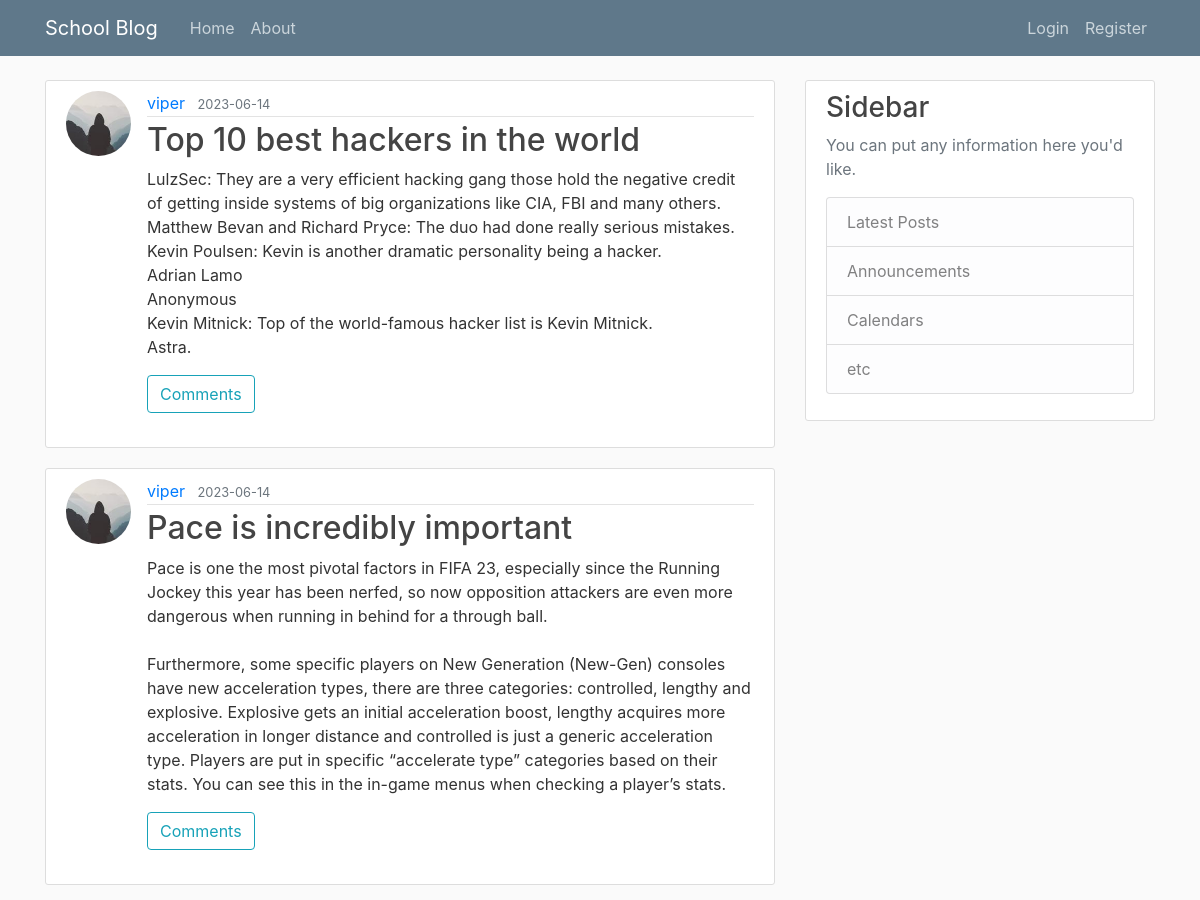
The app's page /home (upper part), older data.
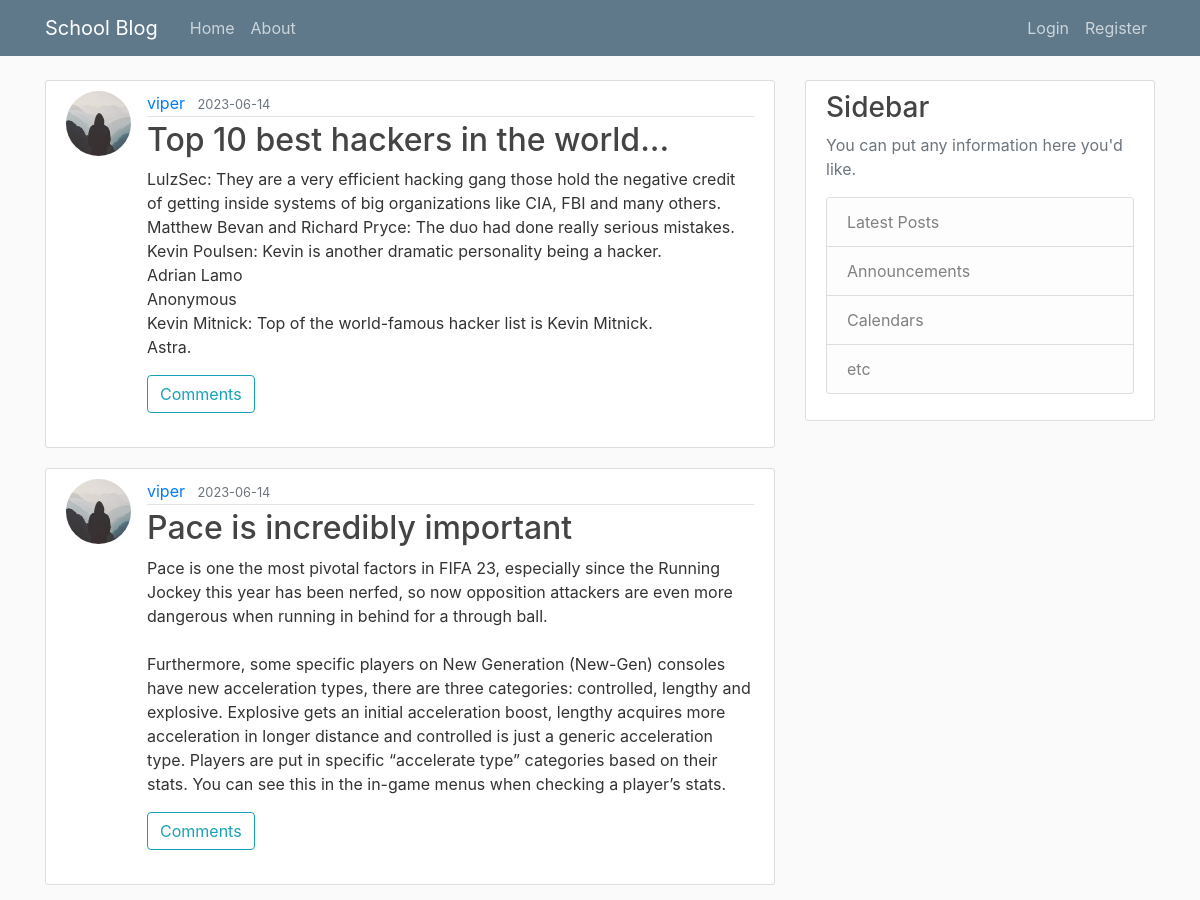
The same page, newer data.
### flaskblog/models.py (models this page shows, shortened)
class Post(db.Model):
    id = db.Column(db.Integer, primary_key=True)
    title = db.Column(db.String(1000), nullable=False)
    date_posted = db.Column(db.DateTime, nullable=False, default=datetime.utcnow)
    content = db.Column(db.Text, nullable=False)
    user_id = db.Column(db.Integer, db.ForeignKey('user.id'), nullable=False)
    comments = db.relationship('Comment', backref='post', lazy=True)

class User(UserMixin, db.Model):
    id = db.Column(db.Integer, primary_key=True)
    username = db.Column(db.String(20), unique=True, nullable=False)
    email = db.Column(db.String(120), unique=True, nullable=False)
    image_file = db.Column(db.String(20), nullable=False,
                           default='default.jpg')
    password = db.Column(db.String(60), nullable=False)
    posts = db.relationship('Post', backref='author', lazy=True)
    comments = db.relationship('Comment', backref='author', lazy=True)

### flaskblog/main/routes.py (the view)
@main.route('/')
@main.route('/home')
def home():
    page = request.args.get('page', 1, type=int)
    posts = Post.query.order_by(Post.date_posted.desc()).paginate(page=page, per_page=5)
    return render_template('home.html', posts=posts)

### flaskblog/templates/home.html (shortened to what this page needs)
{% extends "layout.html" %}
{% block content %}
    {% for post in posts.items %}
        <article class="media content-section">
            <img class="rounded-circle article-img" src="{{ url_for('static', filename='profile_pics/' + post.author.image_file )}}">
            <div class="media-body">
            <div class="article-metadata">
                <a class="mr-2" href="{{ url_for('users.user_posts', username=post.author.username) }}">{{ post.author.username }}</a>
                <small class="text-muted">{{ post.date_posted.strftime('%Y-%m-%d') }}</small>
            </div>
            <h2><a class="article-title" href="{{ url_for('posts.post', post_id=post.id) }}">{{ post.title }}</a></h2>
            <p class="article-content">{{ post.content }}</p>
            <a class="btn btn-outline-info mb-4" href="{{ url_for('users.user_comment', post_id=post.id) }}">Comments</a>
            </div>
        </article>
    {% endfor %}
{% endblock content %}

Row changes from the older to the newer data that the page shows:
changed Post: title "Top 10 best hackers in the world" → "Top 10 best hackers in the world..."
